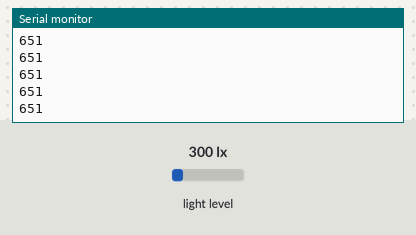
The sketch below on a simulated Arduino Uno, built with avr-gcc and run on an emulated ATmega328P. Shown: the last lines printed to the serial monitor. Inputs (shaded band) come from the test bench; at power-on: light level 300 lx.

Above: at 1.4 s.
1.5 s: light level set to 40 lx
At 1.83 s:
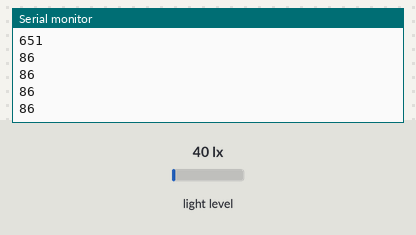
4.5 s: light level set to 500 lx
At 4.78 s:
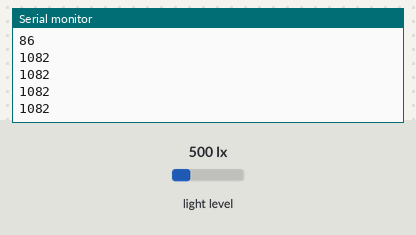
7.5 s: light level set to 1000 lx
At 7.73 s:
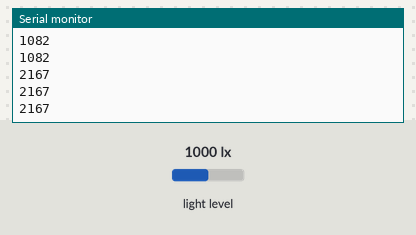
Timing chart, 0 to 10.5 s (numbered marks = the images above; inputs shaded):
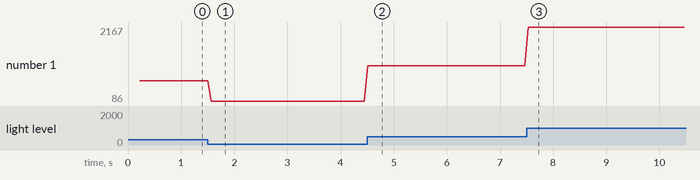

The sketch:

photolightmeter.ino
```cpp
#include <math.h>
#include <Wire.h>
#include <SPI.h>
#include <EEPROM.h>
#include <BH1750.h>
#include <Adafruit_GFX.h>    // Core graphics library
#include <Adafruit_ST7735.h> // Hardware-specific library for ST7735

BH1750          lightSensor;
#include "config.h"
#include "setup.h"

Adafruit_ST7735 display     = getDisplay();


#include "utils.h"
#include "measure.manager.h"
#include "operation.manager.h"
#include "view.manager.h"


void setup() {

  Serial.begin(9600);
  Wire.begin();
  initializeDisplay(display);
  lightSensor.configure(BH1750::ONE_TIME_HIGH_RES_MODE_2);
  lightSensor.begin();
  //initializeSensor(lightSensor);
  initFromEPROM();
  setupButtonPin();
  initializeDefaults();
  evaluateBattVolts();
}

void loop() {
  manageBattVolts();
  uint16_t luxValue = getLuxFromSensor();
  uint16_t evValue  = luxToEvConversion(luxValue);

  Serial.print(String(getLuxFromSensor()) + "\n");

  writeCalculatedInfo(display);
  // drawHeader(display, luxValue, evValue);
}
```

measure.manager.h
```cpp
uint16_t getLuxFromSensor() {


   uint16_t lux = lightSensor.readLightLevel();

    if (lux >= 65534) {
      Overflow = 1;
      lux = 65535;
    } else {
      Overflow = 0;
    }


    return (uint16_t) (lux * DOME_K);
}
```

operation.manager.h
```cpp
float getISORatio( int iso ) {

    return (float) iso / ISO_K;
}

uint16_t luxToEvConversion(float lux) {

    float ev = log2f(lux / EV_LUX_K);
    return (uint16_t) ev;
}

uint16_t evaluateISOEv(int iso, uint16_t baseEv) {

    uint16_t evIso = baseEv + log2f( getISORatio(iso) );
    return evIso;
}

float evaluateExpTime(float aperture , uint16_t isoEv) {

    double expTime = powf(aperture, 2.0) / (pow(2.0, isoEv));
    return 1 / expTime;
}

float evaluateAperture(double expTime, uint16_t isoEv ) {

    float aperture = sqrtf(powf(2.0, isoEv) * expTime);
    return aperture;
}

float evaluateISO(float aperture, float expTime, float lux) {

    float iso = (powf(aperture, 2.0) * expTime) * (250 / lux);
    return iso;
}
```

setup.h
```cpp
void initFromEPROM() {

    ISOIndex      = EEPROM.read(ISOIndexAddr);
    apertureIndex = EEPROM.read(apertureIndexAddr);
    T_expIndex    = EEPROM.read(T_expIndexAddr);
    modeIndex     = EEPROM.read(modeIndexAddr);
    meteringMode  = EEPROM.read(meteringModeAddr);
    ndIndex       = EEPROM.read(ndIndexAddr);
}

void setupButtonPin(){

    pinMode(PlusButtonPin,         INPUT_PULLUP);
    pinMode(MinusButtonPin,        INPUT_PULLUP);
    pinMode(MeteringButtonPin,     INPUT_PULLUP);
    pinMode(ModeButtonPin,         INPUT_PULLUP);
    pinMode(MenuButtonPin,         INPUT_PULLUP);
    pinMode(MeteringModeButtonPin, INPUT_PULLUP);
}

void readButtonsState() {

    PlusButtonState         = digitalRead(PlusButtonPin);
    MinusButtonState        = digitalRead(MinusButtonPin);
    MeteringButtonState     = digitalRead(MeteringButtonPin);
    ModeButtonState         = digitalRead(ModeButtonPin);
    MenuButtonState         = digitalRead(MenuButtonPin);
    MeteringModeButtonState = digitalRead(MeteringModeButtonPin);
}

Adafruit_ST7735 getDisplay() {

    return Adafruit_ST7735(TFT_CS_CS, TFT_DC_RS, TFT_MOSI_SDA, TFT_SCLK_SCK, TFT_RST_RES);
}

void initializeDisplay(Adafruit_ST7735 d) {


    d.initR(INITR_BLACKTAB);
    d.fillScreen(ST77XX_BLACK);
}

void initializeSensor() {


}

void initializeDefaults() {

    apertureIndex   = (apertureIndex > MaxApertureIndex) ? defaultApertureIndex : apertureIndex;
    ISOIndex        = (ISOIndex > MaxISOIndex)           ? defaultISOIndex      : ISOIndex;
    T_expIndex      = (T_expIndex > MaxTimeIndex)        ? defaultT_expIndex    : T_expIndex;
    modeIndex       = (modeIndex < 0 || modeIndex > 1)   ? 0                    : modeIndex;
    meteringMode    = (meteringMode > 1)                 ? 0                    : meteringMode;
    ndIndex         = (ndIndex > MaxNDIndex)             ? 0                    : ndIndex;
}

int getBandgap(void) {

    #if defined(__AVR_ATmega1280__) || defined(__AVR_ATmega2560__)
        const long InternalReferenceVoltage = 1115L;
        ADMUX = (0 << REFS1) | (1 << REFS0) | (0 << ADLAR) | (0 << MUX5) | (1 << MUX4) | (1 << MUX3) | (1 << MUX2) | (1 << MUX1) | (0 << MUX0);
    #else
        const long InternalReferenceVoltage = 1056L;
        ADMUX = (0 << REFS1) | (1 << REFS0) | (0 << ADLAR) | (1 << MUX3) | (1 << MUX2) | (1 << MUX1) | (0 << MUX0);
    #endif

    delay(50); // Let mux settle a little to get a more stable A/D conversion
    // Start a conversion
    ADCSRA |= _BV(ADSC);
    // Wait for it to complete
    while (((ADCSRA & (1 << ADSC)) != 0));
    // Scale the value
    int result = (((InternalReferenceVoltage * 1024L) / ADC) + 5L) / 10L; // calculates for straight line value
    return result;
}

void evaluateBattVolts() {

    battVolts = getBandgap();
}

void manageBattVolts() {

    if (millis() >= lastBatteryTime + batteryInterval) {
        lastBatteryTime = millis();
        evaluateBattVolts();
    }
}
```

utils.h
```cpp
float log2f(float i) {
    return logf(i) / log(2);
}

String formatStringForTFT(String str, int maxChar) {

    if( str.length() <  maxChar) {
        while(str.length() <= maxChar)
        str += " ";
    }

    return str;
}
```

view.manager.h
```cpp
void writeLux( Adafruit_ST7735 d, int luxValue ) {
  String text = "LX: " + String(luxValue);
  d.setCursor(3, 3);
  d.setTextColor(ST77XX_WHITE);
  d.setTextSize(1);
  d.print(text);
}

void writeEV( Adafruit_ST7735 d, int ev ) {
  String text = "EV: " + String(ev);
  int positionX = (d.width() - 9 ) - (text.length() * 5);
  d.setCursor(positionX, 3);
  d.setTextColor(ST77XX_WHITE);
  d.setTextSize(1);
  d.print(text);
}

void drawHeader( Adafruit_ST7735 d , int luxValue, int ev) {
  writeLux(d, luxValue);
  writeEV(d, ev);
  int16_t height = 7+2+5;
  d.drawFastHLine(0, height, d.width(), ST77XX_WHITE);
}

void writeCalculatedInfo( Adafruit_ST7735 d ) {

  uint16_t luxValue = getLuxFromSensor();
  String luxStr = "LX: " + formatStringForTFT(String(luxValue), 10);

  d.setCursor(3, 3);
  d.setTextColor(ST77XX_WHITE, ST77XX_BLACK);
  d.setTextSize(1);
  d.print(luxStr);

  uint16_t baseEv = luxToEvConversion(luxValue);
  String evBaseStr = "Ev Base: " + formatStringForTFT(String(baseEv), 10);
  d.setCursor(3, 12);
  d.setTextColor(ST77XX_WHITE, ST77XX_BLACK);
  d.setTextSize(1);
  d.print(evBaseStr);

  String isoSetStr = formatStringForTFT("ISO Set: 200", 10);
  d.setCursor(3, 22);
  d.setTextColor(ST77XX_WHITE, ST77XX_BLACK);
  d.setTextSize(1);
  d.print(isoSetStr);

  uint16_t ISOEv = evaluateISOEv(300, baseEv);
  String evIsoStr = "Ev 300: " + formatStringForTFT(String(ISOEv), 10);
  d.setCursor(3, 33);
  d.setTextColor(ST77XX_WHITE, ST77XX_BLACK);
  d.setTextSize(1);
  d.print(evIsoStr);

  float aperture = evaluateAperture(0.00025, ISOEv);
  String apertureStr = "f (t->1/4000 ISO->300): " + formatStringForTFT(String(aperture), 10);
  d.setCursor(3, 44);
  d.setTextColor(ST77XX_WHITE, ST77XX_BLACK);
  d.setTextSize(1);
  d.print(apertureStr);

  float timeExp = evaluateExpTime(aperture, ISOEv);
  String expTimeStr = formatStringForTFT("t (f=" + String(aperture) + " ISO=300): 1/" + String(timeExp), 50);
  d.setCursor(3, 77);
  d.setTextColor(ST77XX_WHITE, ST77XX_BLACK);
  d.setTextSize(1);
  d.print(expTimeStr);

  float ISO = evaluateISO(aperture, timeExp, luxValue);
  String ISOStr = formatStringForTFT("ISO f ->" + String(aperture) + " t->" +String(timeExp)+ ": " + String(ISO), 50);
  d.setCursor(3, 110);
  d.setTextColor(ST77XX_WHITE, ST77XX_BLACK);
  d.setTextSize(1);
  d.print(ISOStr);

}
```

config.h
```cpp
#define PlusButtonPin           2                      // Plus button pin
#define MinusButtonPin          3                      // Minus button pin
#define ModeButtonPin           4                      // Mode button pin

#define TFT_SCLK_SCK            5
#define TFT_MOSI_SDA            6
#define TFT_RST_RES             7
#define TFT_DC_RS               8
#define TFT_CS_CS               9

#define MeteringModeButtonPin   10                     // Metering Mode (Ambient / Flash)
#define MenuButtonPin           11                     // ISO button pin
#define MeteringButtonPin       12                     // Metering button pin

//#define PowerButtonPin          13


#define MaxISOIndex             57
#define MaxApertureIndex        70
#define MaxTimeIndex            80
#define MaxNDIndex              13
#define MaxFlashMeteringTime    5000

// EEPROM for memory recording
#define ISOIndexAddr            1
#define apertureIndexAddr       2
#define modeIndexAddr           3
#define T_expIndexAddr          4
#define meteringModeAddr        5
#define ndIndexAddr             6

#define defaultModeIndex        0
#define defaultISOIndex         11
#define defaultApertureIndex    12
#define defaultT_expIndex       19

#define batteryInterval         10000

#define DOME_K                  2.17 // Multiplier when using a white translucid Dome covering the lightmeter
#define EV_LUX_K                2.5
#define ISO_K                   100

// Application State Variables

uint8_t ISOIndex;
uint8_t apertureIndex;
uint8_t T_expIndex;
uint8_t modeIndex;
uint8_t meteringMode;
uint8_t ndIndex;

float   lux;
boolean Overflow = 0;                   // Sensor got Saturated and Display "Overflow"
float   ISOND;
boolean ISOmode = 0;
boolean NDmode = 0;

boolean PlusButtonState;                // "+" button state
boolean MinusButtonState;               // "-" button state
boolean MeteringButtonState;            // Metering button state
boolean ModeButtonState;                // Mode button state
boolean MenuButtonState;                // ISO button state
boolean MeteringModeButtonState;        // Metering mode button state (Ambient / Flash)

boolean ISOMenu = false;
boolean NDMenu = false;
boolean mainScreen = false;

int battVolts;
double lastBatteryTime = 0;
```

Measured:
- after the input at 1.5 s, the serial monitor: prints a new line after 0.06 s (image 1)
- after the input at 4.5 s, the serial monitor: prints a new line at once (image 2)
- after the input at 7.5 s, the serial monitor: prints a new line at once (image 3)
- plotted number 1: 651 → 86 after the input at 1.5 s, 86 → 1082 after the input at 4.5 s, 1082 → 2167 after the input at 7.5 s
